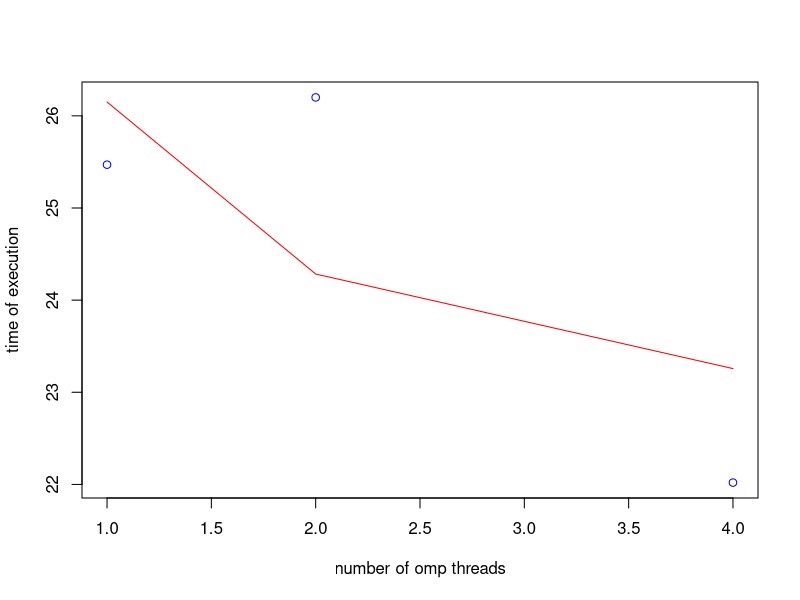
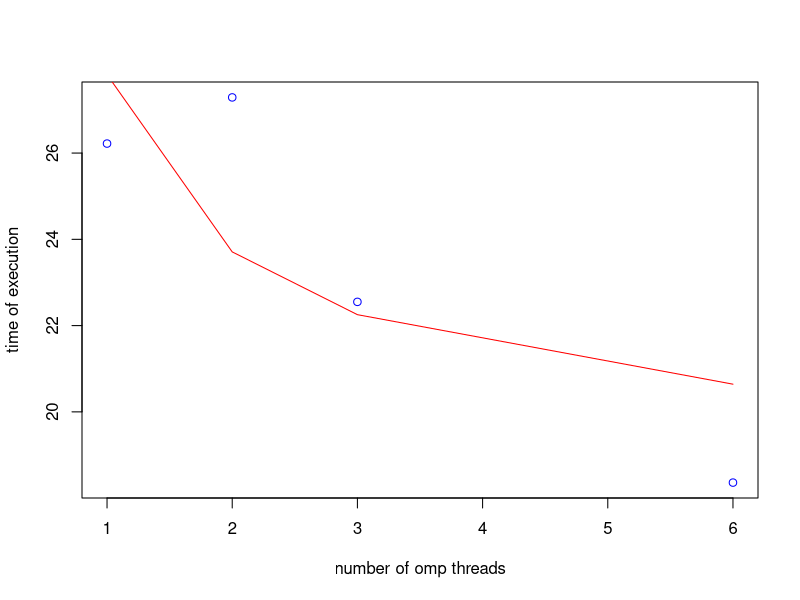
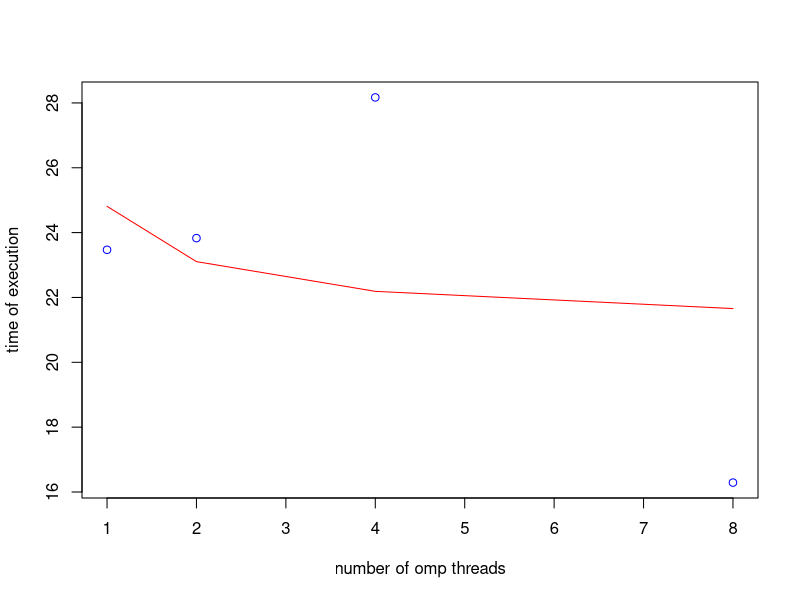
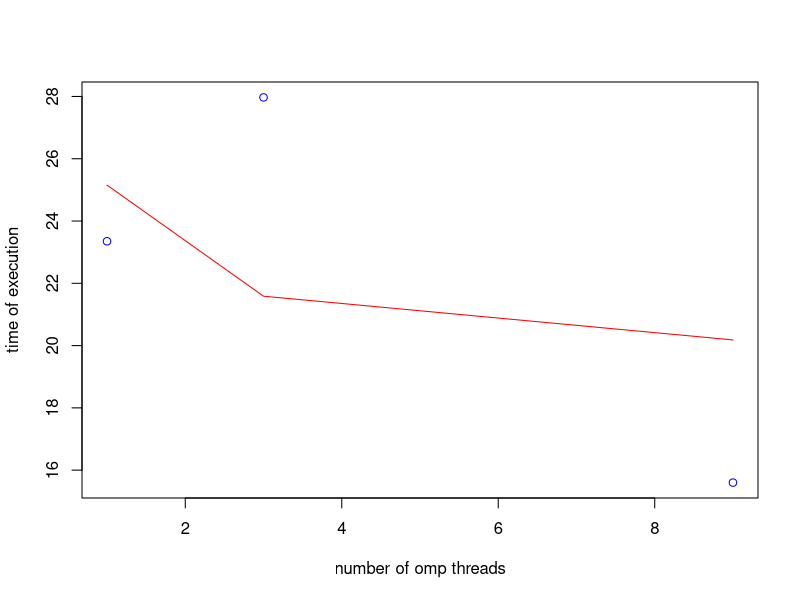
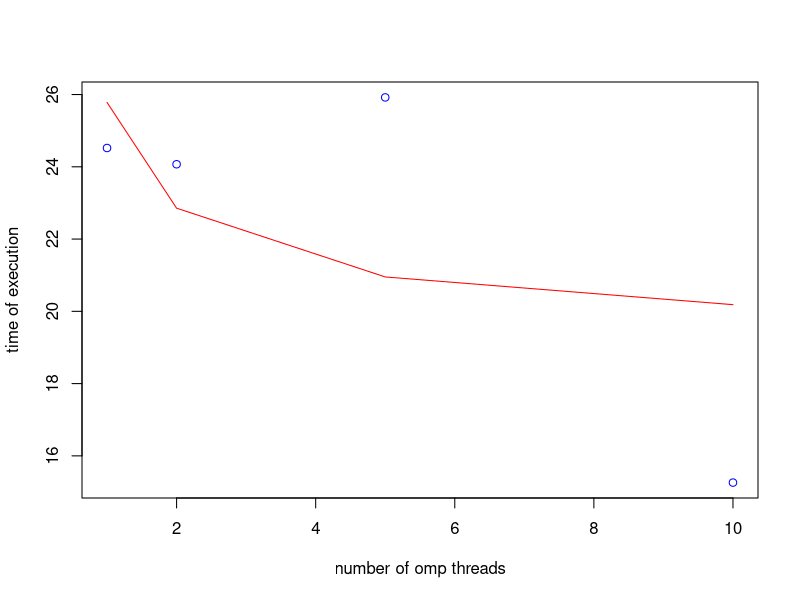
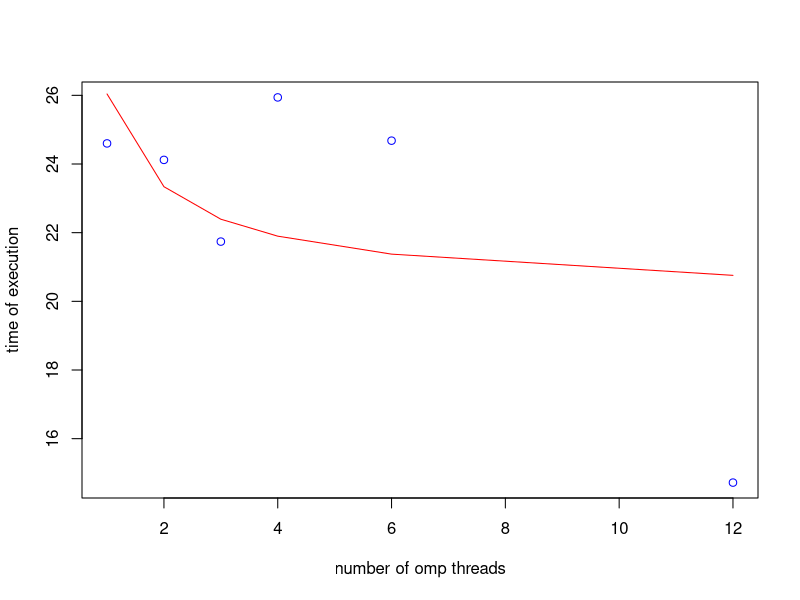
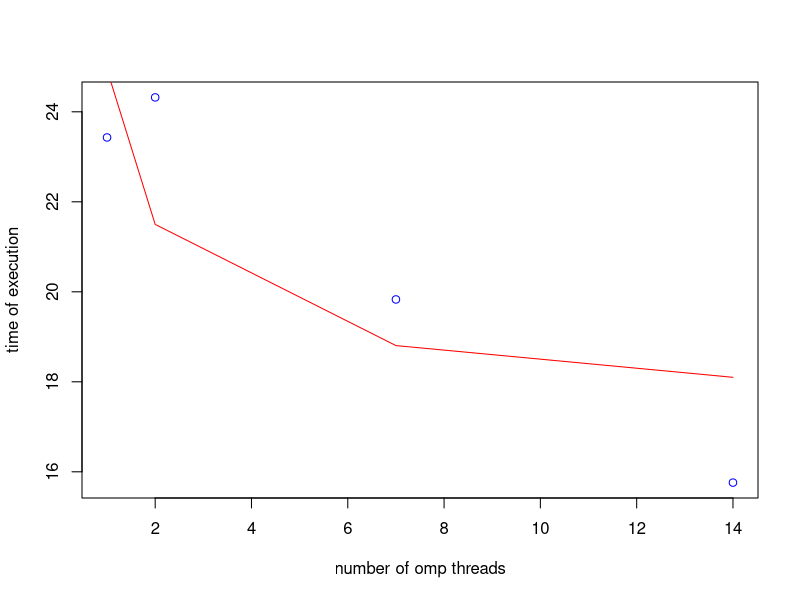
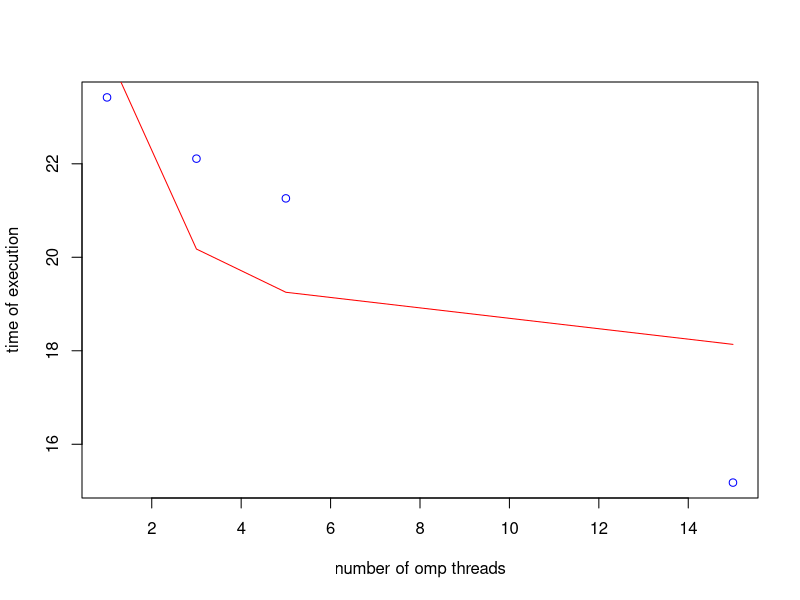

Write R code to recreate these figures, in order.
#!/usr/bin/env Rscript

isprime <- function(n) n == 2L || all(n %% 2L:ceiling(sqrt(n)) != 0)

data=read.csv("tree.csv")
x=1:24
y=1:24
z=matrix(0,24,24)
for (i in 1:length(data[,1])){
  z[data$omp[i],data$mpi[i]]=data$time[i]
}

ompweak=read.csv("weakomp.csv")
mpiweak=read.csv("weakmpi.csv")

extract <- function(num){
  k=0
  for (i in 1:num){
    for (j in 1:num){
      if (i*j==num){
        k=k+1;
      }
    }
  }
  
  
  v=matrix(0,k,3)
  k=1
  for (i in 1:num){
    for (j in 1:num){
      if (i*j==num){
        v[k,1]=i
        v[k,2]=z[i,j];
	v[k,3]=(2-1/j+(log2(100000000)-log2(j+1))/i)*100000000;
        k=k+1;
      }
    }
  }
  return(v);
  
}

empiv=(2-1/x+(log2(100000000)-log2(x+1)))*100000000;
eompv=empiv=(2-1/1+(log2(100000000)-log2(1+1))/y)*100000000;
mpiv=data[data$omp==1,]$time
ompv=data[data$mpi==1,]$time

for(i in 1:24){
if(isprime(i)==0 & i!=1){
if (i<10){
name=paste("data",0,i,".png",sep="")
}
else{
name=paste("data",i,".png",sep="")
}
png(name, type='cairo')
v=extract(i)
plot(v[,1],v[,2],xlab="number of omp threads",ylab="time of execution", col='blue')
mod=lm(v[,2]~v[,3]);
lines(v[,1],fitted(mod),col="red")
dev.off()
}
}

png("ompvsmpistrong.png",type='cairo')
plot(1:24, ompv,lty = 1, lwd = 1, col='red',type='b',pch = 19, xlab="omp (red), mpi(blue)", ylab="time of execution")
lines(1:24, mpiv,lty = 1, lwd = 1,col='blue',type='b',pch = 19)
dev.off()

png("strongomp.png",type='cairo')
plot(1:24, ompv,lty = 1, lwd = 1, col='blue', xlab="number of omp threads", ylab="time of execution") 
mod=lm(ompv~eompv)
lines(1:24,fitted(mod),col='red');
dev.off()

png("strongmpi.png",type='cairo')
plot(1:24, mpiv,lty = 1, lwd = 1, col='blue', xlab="number of mpi threads", ylab="time of execution")
mod=lm(mpiv~empiv)
lines(1:24,fitted(mod),col='red');
dev.off()



png("ompvsmpiweak.png",type='cairo')
plot(1:24, ompweak[,2],lty = 1, lwd = 1, col='red',type='b',pch = 19, xlab="omp (red), mpi (blue)", ylab="time of execution")
lines(1:24, mpiweak[,2],lty = 1, lwd = 1,col='blue',type='b',pch = 19)
dev.off()


n=5000000
mpi=1:24
xmpi=(2-2/(mpi)+log2(n)-log2(mpi+1))*n*mpi
ympi=mpiweak[,2]
modmpi=lm(ympi~xmpi)
png("weakmpi.png",type='cairo')
plot(1:24,ympi,col='blue',xlab="number of mpi threads", ylab="time of execution")
lines(1:24,fitted(modmpi),col='red')
dev.off()

n=5000000
omp=1:24
xomp=(1+(log2(n*omp)-log2(2))/omp)*n*omp
yomp=ompweak[,2]
modomp=lm(yomp~xomp)
png("weakomp.png",type='cairo')
plot(1:24,yomp,col='blue',xlab="number of omp threads", ylab="time of execution")
lines(1:24,fitted(modomp),col='red')
dev.off()

ompalg=read.csv("ompalg.csv")
mpialg=read.csv("mpialg.csv")

png("ompalg.png", type='cairo')
ompalg0=ompalg[ompalg$alg==0,];
ompalg1=ompalg[ompalg$alg==1,];
ompalg2=ompalg[ompalg$alg==2,];
plot(1:24,ompalg0$time, xlab="omp threads", ylab="time", lty = 1, lwd = 1,col='blue',type='b',pch = 19,xlim=c(0,24), ylim=c(25,400))
lines(1:24, ompalg1$time,lty = 1, lwd = 1,col='green',type='b',pch = 19)
lines(1:24, ompalg2$time,lty = 1, lwd = 1,col='red',type='b',pch = 19)
dev.off()

png("mpialg.png", type='cairo')
mpialg0=mpialg[mpialg$alg==0,];
mpialg1=mpialg[mpialg$alg==1,];
mpialg2=mpialg[mpialg$alg==2,];
plot(1:24,mpialg0$time, xlab="mpi threads", ylab="time", lty = 1, lwd = 1,col='blue',type='b',pch = 19,xlim=c(0,24), ylim=c(25,400))
lines(1:24, mpialg1$time,lty = 1, lwd = 1,col='green',type='b',pch = 19)
lines(1:24, mpialg2$time,lty = 1, lwd = 1,col='red',type='b',pch = 19)
dev.off()
